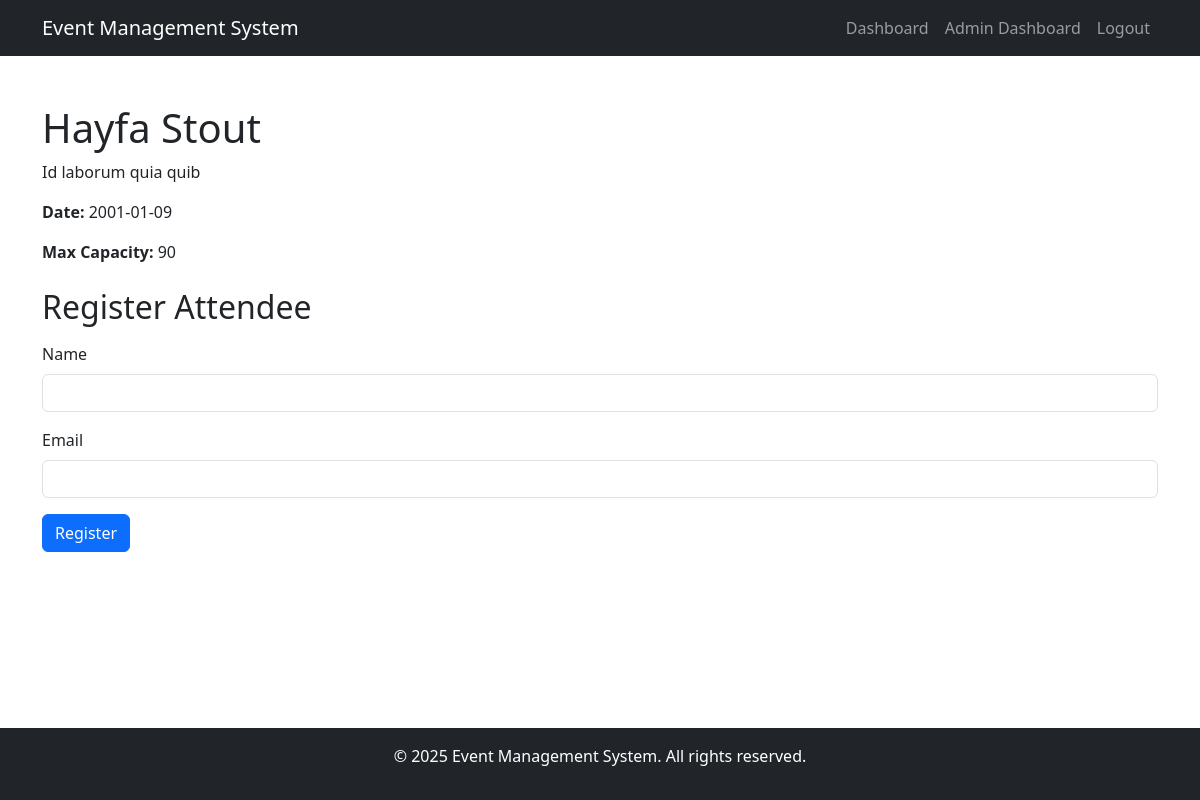
Screenshot of /view_event.php?id=34 (signed in) with the database file from the repository.
### tables this page shows
CREATE TABLE `events` (
  `id` int(11) NOT NULL,
  `user_id` int(11) NOT NULL,
  `name` varchar(100) NOT NULL,
  `description` text DEFAULT NULL,
  `event_date` date NOT NULL,
  `max_capacity` int(11) NOT NULL,
  `created_at` timestamp NOT NULL DEFAULT current_timestamp()
);

### view_event.php (the view, shortened to what this page needs)
<?php
require 'includes/db.php';
$event_id = $_GET['id'] ?? null;
$stmt = $pdo->prepare("SELECT * FROM events WHERE id = :id");
$stmt->execute(['id' => $event_id]);
$event = $stmt->fetch();
?>
<!DOCTYPE html>
<html lang="en">
<head>
    <link rel="stylesheet" href="https://cdn.jsdelivr.net/npm/bootstrap@5.3.0/dist/css/bootstrap.min.css">
    <link rel="stylesheet" href="assets/css/styles.css">
</head>
<body>
     <?php include 'includes/header.php'; ?>
    <div class="container mt-5">
        <h1><?php echo htmlspecialchars($event['name']); ?></h1>
        <p><?php echo htmlspecialchars($event['description']); ?></p>
        <p><strong>Date:</strong> <?php echo htmlspecialchars($event['event_date']); ?></p>
        <p><strong>Max Capacity:</strong> <?php echo htmlspecialchars($event['max_capacity']); ?></p>
        <h2 class="mt-4">Register Attendee</h2>
        <form method="POST" class="mt-3">
            <div class="mb-3">
                <label for="name" class="form-label">Name</label>
                <input type="text" class="form-control" id="name" name="name" required>
            </div>
            <div class="mb-3">
                <label for="email" class="form-label">Email</label>
                <input type="email" class="form-control" id="email" name="email" required>
            </div>
            <button type="submit" class="btn btn-primary">Register</button>
        </form>
    </div>
    <div class="toast-container position-fixed bottom-0 end-0 p-3">
    </div>
    <?php include 'includes/footer.php'; ?>
</body>
</html>

### assets/css/styles.css (style rules this page uses)
html, body { height: 100%; margin: 0; }
body { display: flex; flex-direction: column; }
.container { flex: 1; }

### rows the page displays
events: name "Hayfa Stout", description "Id laborum quia quib", event_date "2001-01-09", max_capacity "90"
